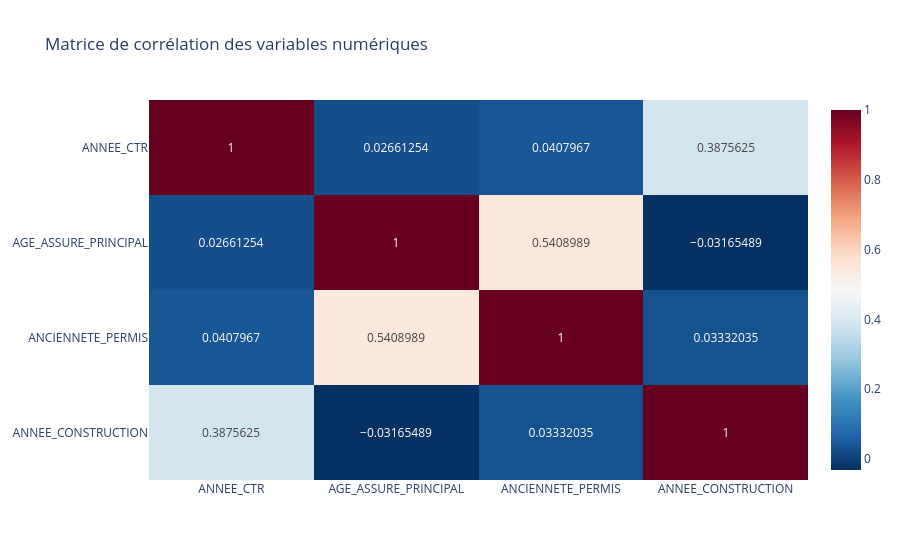

This figure's notebook cell:
### Code cell
vars_numeriques.corr()
fig = px.imshow(vars_numeriques.corr(),
                text_auto=True,
                aspect="auto",
                color_continuous_scale='RdBu_r',
                title='Matrice de corrélation des variables numériques')
fig.show()

### Figure 1 — Plotly figure (JSON) as saved in the notebook; plotly's stock layout.template omitted (floating-point values rounded to 4 significant figures)
{"data": [{"coloraxis": "coloraxis", "hovertemplate": "x: %{x}<br>y: %{y}<br>color: %{z}<extra></extra>", "name": "0", "texttemplate": "%{z}", "type": "heatmap", "x": ["ANNEE_CTR", "AGE_ASSURE_PRINCIPAL", "ANCIENNETE_PERMIS", "ANNEE_CONSTRUCTION"], "xaxis": "x", "y": ["ANNEE_CTR", "AGE_ASSURE_PRINCIPAL", "ANCIENNETE_PERMIS", "ANNEE_CONSTRUCTION"], "yaxis": "y", "z": [[1.0, 0.02661, 0.0408, 0.3876], [0.02661, 1.0, 0.5409, -0.03165], [0.0408, 0.5409, 1.0, 0.03332], [0.3876, -0.03165, 0.03332, 1.0]]}], "layout": {"coloraxis": {"colorscale": [[0, "rgb(5,48,97)"], [0.1, "rgb(33,102,172)"], [0.2, "rgb(67,147,195)"], [0.3, "rgb(146,197,222)"], [0.4, "rgb(209,229,240)"], [0.5, "rgb(247,247,247)"], [0.6, "rgb(253,219,199)"], [0.7, "rgb(244,165,130)"], [0.8, "rgb(214,96,77)"], [0.9, "rgb(178,24,43)"], [1, "rgb(103,0,31)"]]}, "title": {"text": "Matrice de corrélation des variables numériques"}, "xaxis": {"anchor": "y", "domain": [0, 1]}, "yaxis": {"anchor": "x", "autorange": "reversed", "domain": [0, 1]}}}
